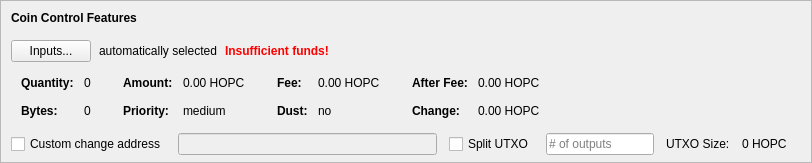
    <widget class="QFrame" name="frameCoinControl">
     <property name="sizePolicy">
      <sizepolicy hsizetype="Expanding" vsizetype="Expanding">
       <horstretch>0</horstretch>
       <verstretch>0</verstretch>
      </sizepolicy>
     </property>
     <property name="maximumSize">
      <size>
       <width>16777215</width>
       <height>16777215</height>
      </size>
     </property>
     <property name="frameShape">
      <enum>QFrame::StyledPanel</enum>
     </property>
     <property name="frameShadow">
      <enum>QFrame::Sunken</enum>
     </property>
     <layout class="QVBoxLayout" name="verticalLayoutCoinControl2">
      <property name="spacing">
       <number>0</number>
      </property>
      <property name="leftMargin">
       <number>0</number>
      </property>
      <property name="topMargin">
       <number>0</number>
      </property>
      <property name="rightMargin">
       <number>0</number>
      </property>
      <property name="bottomMargin">
       <number>6</number>
      </property>
      <item>
       <layout class="QVBoxLayout" name="verticalLayoutCoinControl" stretch="0,0,0,0,1">
        <property name="spacing">
         <number>0</number>
        </property>
        <property name="leftMargin">
         <number>10</number>
        </property>
        <property name="topMargin">
         <number>10</number>
        </property>
        <item>
         <layout class="QHBoxLayout" name="horizontalLayoutCoinControl1">
          <property name="bottomMargin">
           <number>15</number>
          </property>
          <item>
           <widget class="QLabel" name="labelCoinControlFeatures">
            <property name="sizePolicy">
             <sizepolicy hsizetype="Preferred" vsizetype="Maximum">
              <horstretch>0</horstretch>
              <verstretch>0</verstretch>
             </sizepolicy>
            </property>
            <property name="font">
             <font>
              <weight>75</weight>
              <bold>true</bold>
             </font>
            </property>
            <property name="styleSheet">
             <string notr="true">font-weight:bold;</string>
            </property>
            <property name="text">
             <string>Coin Control Features</string>
            </property>
           </widget>
          </item>
         </layout>
        </item>
        <item>
         <layout class="QHBoxLayout" name="horizontalLayoutCoinControl2" stretch="0,0,0,0">
          <property name="spacing">
           <number>8</number>
          </property>
          <property name="bottomMargin">
           <number>10</number>
          </property>
          <item>
           <widget class="QPushButton" name="pushButtonCoinControl">
            <property name="styleSheet">
             <string notr="true"/>
            </property>
            <property name="text">
             <string>Inputs...</string>
            </property>
            <property name="autoDefault">
             <bool>false</bool>
            </property>
           </widget>
          </item>
          <item>
           <widget class="QLabel" name="labelCoinControlAutomaticallySelected">
            <property name="text">
             <string>automatically selected</string>
            </property>
            <property name="margin">
             <number>5</number>
            </property>
           </widget>
          </item>
          <item>
           <widget class="QLabel" name="labelCoinControlInsuffFunds">
            <property name="font">
             <font>
              <weight>75</weight>
              <bold>true</bold>
             </font>
            </property>
            <property name="styleSheet">
             <string notr="true">color:red;font-weight:bold;</string>
            </property>
            <property name="text">
             <string>Insufficient funds!</string>
            </property>
            <property name="margin">
             <number>5</number>
            </property>
           </widget>
          </item>
          <item>
           <spacer name="horizontalSpacerCoinControl">
            <property name="orientation">
             <enum>Qt::Horizontal</enum>
            </property>
            <property name="sizeHint" stdset="0">
             <size>
              <width>40</width>
              <height>1</height>
             </size>
            </property>
           </spacer>
          </item>
         </layout>
        </item>
        <item>
         <widget class="QWidget" name="widgetCoinControl" native="true">
          <property name="sizePolicy">
           <sizepolicy hsizetype="Preferred" vsizetype="Preferred">
            <horstretch>0</horstretch>
            <verstretch>0</verstretch>
           </sizepolicy>
          </property>
          <property name="minimumSize">
           <size>
            <width>0</width>
            <height>0</height>
           </size>
          </property>
          <property name="styleSheet">
           <string notr="true"/>
          </property>
          <layout class="QHBoxLayout" name="horizontalLayoutCoinControl5">
           <property name="leftMargin">
            <number>0</number>
           </property>
           <property name="topMargin">
            <number>0</number>
           </property>
           <property name="rightMargin">
            <number>0</number>
           </property>
           <property name="bottomMargin">
            <number>0</number>
           </property>
           <item>
            <layout class="QHBoxLayout" name="horizontalLayoutCoinControl3" stretch="0,0,0,1">
             <property name="spacing">
              <number>20</number>
             </property>
             <property name="topMargin">
              <number>0</number>
             </property>
             <property name="bottomMargin">
              <number>10</number>
             </property>
             <item>
              <layout class="QFormLayout" name="formLayoutCoinControl1">
               <property name="horizontalSpacing">
                <number>10</number>
               </property>
               <property name="verticalSpacing">
                <number>14</number>
               </property>
               <property name="leftMargin">
                <number>10</number>
               </property>
               <property name="topMargin">
                <number>4</number>
               </property>
               <property name="rightMargin">
                <number>6</number>
               </property>
               <item row="0" column="0">
                <widget class="QLabel" name="labelCoinControlQuantityText">
                 <property name="font">
                  <font>
                   <weight>75</weight>
                   <bold>true</bold>
                  </font>
                 </property>
                 <property name="text">
                  <string>Quantity:</string>
                 </property>
                 <property name="margin">
                  <number>0</number>
                 </property>
                </widget>
               </item>
               <item row="0" column="1">
                <widget class="QLabel" name="labelCoinControlQuantity">
                 <property name="cursor">
                  <cursorShape>IBeamCursor</cursorShape>
                 </property>
                 <property name="contextMenuPolicy">
                  <enum>Qt::ActionsContextMenu</enum>
                 </property>
                 <property name="text">
                  <string notr="true">0</string>
                 </property>
                 <property name="margin">
                  <number>0</number>
                 </property>
                 <property name="textInteractionFlags">
                  <set>Qt::LinksAccessibleByMouse|Qt::TextSelectableByKeyboard|Qt::TextSelectableByMouse</set>
                 </property>
                </widget>
               </item>
               <item row="1" column="0">
                <widget class="QLabel" name="labelCoinControlBytesText">
                 <property name="font">
                  <font>
                   <weight>75</weight>
                   <bold>true</bold>
                  </font>
                 </property>
                 <property name="text">
                  <string>Bytes:</string>
                 </property>
                </widget>
               </item>
               <item row="1" column="1">
                <widget class="QLabel" name="labelCoinControlBytes">
                 <property name="cursor">
                  <cursorShape>IBeamCursor</cursorShape>
                 </property>
                 <property name="contextMenuPolicy">
                  <enum>Qt::ActionsContextMenu</enum>
                 </property>
                 <property name="text">
                  <string notr="true">0</string>
                 </property>
                 <property name="textInteractionFlags">
                  <set>Qt::LinksAccessibleByMouse|Qt::TextSelectableByKeyboard|Qt::TextSelectableByMouse</set>
                 </property>
                </widget>
               </item>
              </layout>
             </item>
             <item>
              <layout class="QFormLayout" name="formLayoutCoinControl2">
               <property name="horizontalSpacing">
                <number>10</number>
               </property>
               <property name="verticalSpacing">
                <number>14</number>
               </property>
               <property name="leftMargin">
                <number>6</number>
               </property>
               <property name="topMargin">
                <number>4</number>
               </property>
               <property name="rightMargin">
                <number>6</number>
               </property>
               <item row="0" column="0">
                <widget class="QLabel" name="labelCoinControlAmountText">
                 <property name="font">
                  <font>
                   <weight>75</weight>
                   <bold>true</bold>
                  </font>
                 </property>
                 <property name="text">
                  <string>Amount:</string>
                 </property>
                 <property name="margin">
                  <number>0</number>
                 </property>
                </widget>
               </item>
               <item row="0" column="1">
                <widget class="QLabel" name="labelCoinControlAmount">
                 <property name="cursor">
                  <cursorShape>IBeamCursor</cursorShape>
                 </property>
                 <property name="contextMenuPolicy">
                  <enum>Qt::ActionsContextMenu</enum>
                 </property>
                 <property name="text">
                  <string notr="true">0.00 HOPC</string>
                 </property>
                 <property name="textInteractionFlags">
                  <set>Qt::LinksAccessibleByMouse|Qt::TextSelectableByKeyboard|Qt::TextSelectableByMouse</set>
                 </property>
                </widget>
               </item>
               <item row="1" column="0">
                <widget class="QLabel" name="labelCoinControlPriorityText">
                 <property name="font">
                  <font>
                   <weight>75</weight>
                   <bold>true</bold>
                  </font>
                 </property>
                 <property name="text">
                  <string>Priority:</string>
                 </property>
                </widget>
               </item>
               <item row="1" column="1">
                <widget class="QLabel" name="labelCoinControlPriority">
                 <property name="cursor">
                  <cursorShape>IBeamCursor</cursorShape>
                 </property>
                 <property name="contextMenuPolicy">
                  <enum>Qt::ActionsContextMenu</enum>
                 </property>
                 <property name="text">
                  <string>medium</string>
                 </property>
                 <property name="textInteractionFlags">
                  <set>Qt::LinksAccessibleByMouse|Qt::TextSelectableByKeyboard|Qt::TextSelectableByMouse</set>
                 </property>
                </widget>
               </item>
              </layout>
             </item>
             <item>
              <layout class="QFormLayout" name="formLayoutCoinControl3">
               <property name="horizontalSpacing">
                <number>10</number>
               </property>
               <property name="verticalSpacing">
                <number>14</number>
               </property>
               <property name="leftMargin">
                <number>6</number>
               </property>
               <property name="topMargin">
                <number>4</number>
               </property>
               <property name="rightMargin">
                <number>6</number>
               </property>
               <item row="0" column="0">
                <widget class="QLabel" name="labelCoinControlFeeText">
                 <property name="font">
                  <font>
                   <weight>75</weight>
                   <bold>true</bold>
                  </font>
                 </property>
                 <property name="text">
                  <string>Fee:</string>
                 </property>
                 <property name="margin">
                  <number>0</number>
                 </property>
                </widget>
               </item>
               <item row="0" column="1">
                <widget class="QLabel" name="labelCoinControlFee">
                 <property name="cursor">
                  <cursorShape>IBeamCursor</cursorShape>
                 </property>
                 <property name="contextMenuPolicy">
                  <enum>Qt::ActionsContextMenu</enum>
                 </property>
                 <property name="text">
                  <string notr="true">0.00 HOPC</string>
                 </property>
                 <property name="textInteractionFlags">
                  <set>Qt::LinksAccessibleByMouse|Qt::TextSelectableByKeyboard|Qt::TextSelectableByMouse</set>
                 </property>
                </widget>
               </item>
               <item row="1" column="0">
                <widget class="QLabel" name="labelCoinControlLowOutputText">
                 <property name="font">
                  <font>
                   <weight>75</weight>
                   <bold>true</bold>
                  </font>
                 </property>
                 <property name="text">
                  <string>Dust:</string>
                 </property>
                </widget>
               </item>
               <item row="1" column="1">
                <widget class="QLabel" name="labelCoinControlLowOutput">
                 <property name="cursor">
                  <cursorShape>IBeamCursor</cursorShape>
                 </property>
                 <property name="contextMenuPolicy">
                  <enum>Qt::ActionsContextMenu</enum>
                 </property>
                 <property name="text">
                  <string>no</string>
                 </property>
                 <property name="textInteractionFlags">
                  <set>Qt::LinksAccessibleByMouse|Qt::TextSelectableByKeyboard|Qt::TextSelectableByMouse</set>
                 </property>
                </widget>
               </item>
              </layout>
             </item>
             <item>
              <layout class="QFormLayout" name="formLayoutCoinControl4">
               <property name="horizontalSpacing">
                <number>10</number>
               </property>
               <property name="verticalSpacing">
                <number>14</number>
               </property>
               <property name="leftMargin">
                <number>6</number>
               </property>
               <property name="topMargin">
                <number>4</number>
               </property>
               <property name="rightMargin">
                <number>6</number>
               </property>
               <item row="0" column="0">
                <widget class="QLabel" name="labelCoinControlAfterFeeText">
                 <property name="font">
                  <font>
                   <weight>75</weight>
                   <bold>true</bold>
                  </font>
                 </property>
                 <property name="text">
                  <string>After Fee:</string>
                 </property>
                 <property name="margin">
                  <number>0</number>
                 </property>
                </widget>
               </item>
               <item row="0" column="1">
                <widget class="QLabel" name="labelCoinControlAfterFee">
                 <property name="cursor">
                  <cursorShape>IBeamCursor</cursorShape>
                 </property>
                 <property name="contextMenuPolicy">
                  <enum>Qt::ActionsContextMenu</enum>
                 </property>
                 <property name="text">
                  <string notr="true">0.00 HOPC</string>
                 </property>
                 <property name="textInteractionFlags">
                  <set>Qt::LinksAccessibleByMouse|Qt::TextSelectableByKeyboard|Qt::TextSelectableByMouse</set>
                 </property>
                </widget>
               </item>
               <item row="1" column="0">
                <widget class="QLabel" name="labelCoinControlChangeText">
                 <property name="font">
                  <font>
                   <weight>75</weight>
                   <bold>true</bold>
                  </font>
                 </property>
                 <property name="text">
                  <string>Change:</string>
                 </property>
                </widget>
               </item>
               <item row="1" column="1">
                <widget class="QLabel" name="labelCoinControlChange">
                 <property name="cursor">
                  <cursorShape>IBeamCursor</cursorShape>
                 </property>
                 <property name="contextMenuPolicy">
                  <enum>Qt::ActionsContextMenu</enum>
                 </property>
                 <property name="text">
                  <string notr="true">0.00 HOPC</string>
                 </property>
                 <property name="textInteractionFlags">
                  <set>Qt::LinksAccessibleByMouse|Qt::TextSelectableByKeyboard|Qt::TextSelectableByMouse</set>
                 </property>
                </widget>
               </item>
              </layout>
             </item>
            </layout>
           </item>
          </layout>
         </widget>
        </item>
        <item>
         <layout class="QHBoxLayout" name="horizontalLayoutCoinControl4" stretch="0,0,0,0,0,0,0">
          <property name="spacing">
           <number>12</number>
          </property>
          <property name="sizeConstraint">
           <enum>QLayout::SetDefaultConstraint</enum>
          </property>
          <property name="topMargin">
           <number>5</number>
          </property>
          <property name="rightMargin">
           <number>5</number>
          </property>
          <item>
           <widget class="QCheckBox" name="checkBoxCoinControlChange">
            <property name="toolTip">
             <string>If this is activated, but the change address is empty or invalid, change will be sent to a newly generated address.</string>
            </property>
            <property name="text">
             <string>Custom change address</string>
            </property>
           </widget>
          </item>
          <item>
           <widget class="QValidatedLineEdit" name="lineEditCoinControlChange">
            <property name="enabled">
             <bool>false</bool>
            </property>
            <property name="sizePolicy">
             <sizepolicy hsizetype="Expanding" vsizetype="Fixed">
              <horstretch>0</horstretch>
              <verstretch>0</verstretch>
             </sizepolicy>
            </property>
           </widget>
          </item>
          <item>
           <widget class="QCheckBox" name="splitBlockCheckBox">
            <property name="text">
             <string>Split UTXO</string>
            </property>
           </widget>
          </item>
          <item>
           <widget class="QLineEdit" name="splitBlockLineEdit">
            <property name="sizePolicy">
             <sizepolicy hsizetype="Fixed" vsizetype="Fixed">
              <horstretch>50</horstretch>
              <verstretch>0</verstretch>
             </sizepolicy>
            </property>
            <property name="placeholderText">
             <string># of outputs</string>
            </property>
           </widget>
          </item>
          <item>
           <widget class="QLabel" name="labelBlockSizeText">
            <property name="text">
             <string>UTXO Size:</string>
            </property>
           </widget>
          </item>
          <item>
           <widget class="QLabel" name="labelBlockSize">
            <property name="text">
             <string>0 HOPC</string>
            </property>
           </widget>
          </item>
          <item>
           <widget class="QLabel" name="labelCoinControlChangeLabel">
            <property name="sizePolicy">
             <sizepolicy hsizetype="Preferred" vsizetype="Expanding">
              <horstretch>0</horstretch>
              <verstretch>0</verstretch>
             </sizepolicy>
            </property>
            <property name="minimumSize">
             <size>
              <width>0</width>
              <height>0</height>
             </size>
            </property>
            <property name="text">
             <string/>
            </property>
            <property name="margin">
             <number>3</number>
            </property>
           </widget>
          </item>
         </layout>
        </item>
        <item>
         <spacer name="verticalSpacerCoinControl">
          <property name="orientation">
           <enum>Qt::Vertical</enum>
          </property>
          <property name="sizeHint" stdset="0">
           <size>
            <width>800</width>
            <height>1</height>
           </size>
          </property>
         </spacer>
        </item>
       </layout>
      </item>
     </layout>
    </widget>
